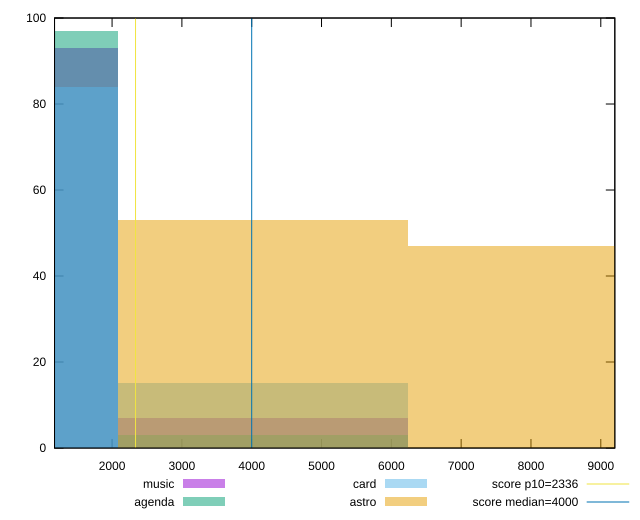

The script that saved this image:
reset

$music <<EOF
0 93
4161.876093135375 7
EOF

$agenda <<EOF
0 97
4161.876093135375 3
EOF

$card <<EOF
0 84
4161.876093135375 15
EOF

$astro <<EOF
4161.876093135375 53
8323.75218627075 47
EOF

set key outside below
set boxwidth 4161.876093135375
set xrange [1175.8739999999998:9200.986999999997]
set yrange [0:100]
set trange [0:100]
set style fill transparent solid 0.5 noborder

set parametric
set terminal svg size 640, 520 enhanced background rgb 'white'
set output "reports/report_00027_2021-02-24T12-40-31.850Z/first-meaningful-paint/comparison/histogram/all_raw.svg"

plot $music title "music" with boxes, \
     $agenda title "agenda" with boxes, \
     $card title "card" with boxes, \
     $astro title "astro" with boxes, \
     2336,t title "score p10=2336", \
     4000,t title "score median=4000"

reset
